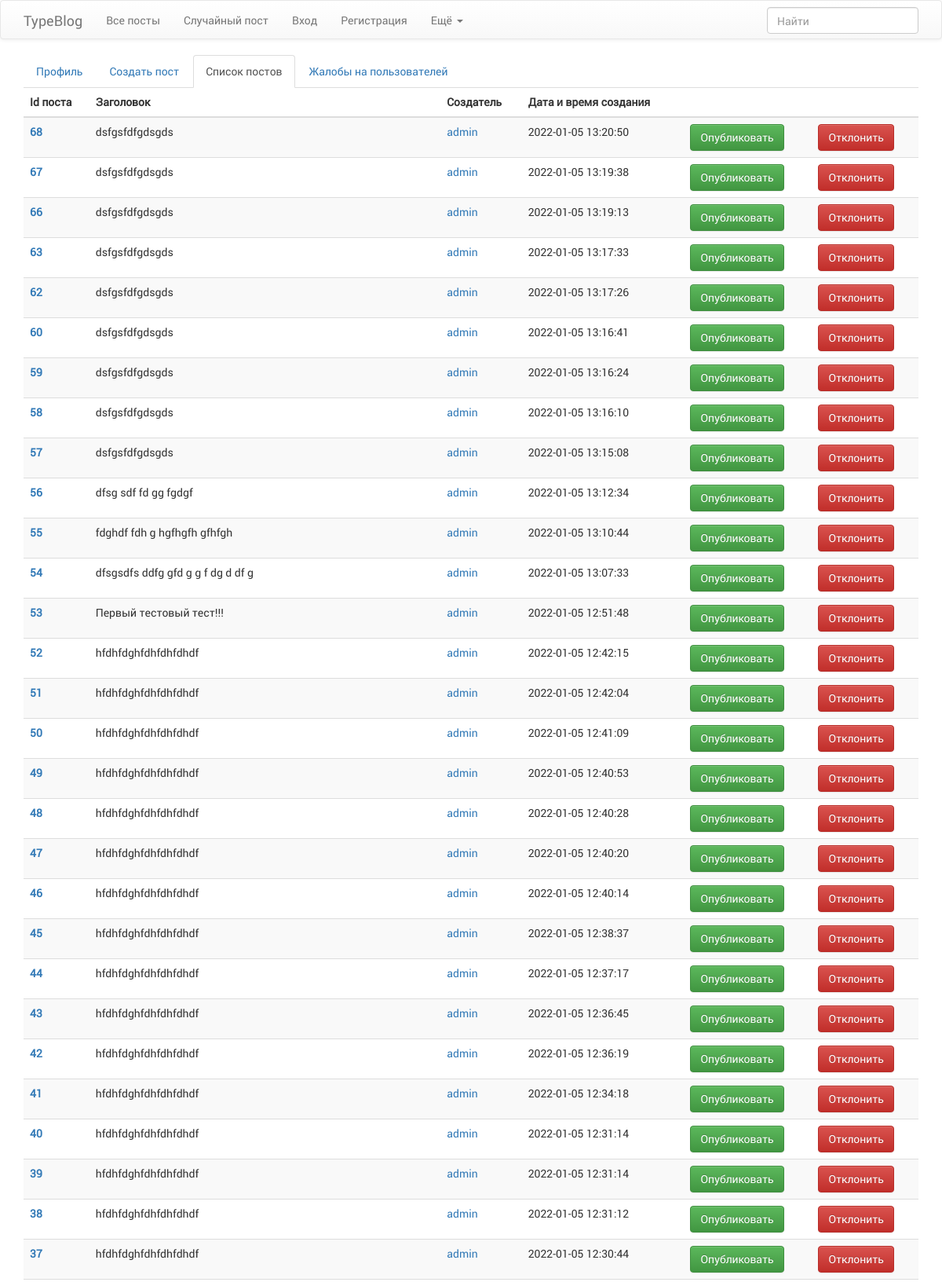
The app's page /pages/post/list.php (upper part) with its own data.
### tables this page shows
CREATE TABLE `post` (
  `id_post` int NOT NULL,
  `id_category` int DEFAULT '1',
  `id_creator` int NOT NULL,
  `id_status` int NOT NULL,
  `heading` varchar(50) NOT NULL,
  `description` text NOT NULL,
  `main_folder` varchar(32) DEFAULT NULL,
  `main_img_type` varchar(5) DEFAULT NULL,
  `body` text NOT NULL,
  `created_at` datetime NOT NULL DEFAULT CURRENT_TIMESTAMP,
  `updated_at` datetime DEFAULT CURRENT_TIMESTAMP ON UPDATE CURRENT_TIMESTAMP
);

CREATE TABLE `user` (
  `id_user` int NOT NULL,
  `id_role` int NOT NULL DEFAULT '1',
  `email` varchar(100) NOT NULL,
  `login` varchar(25) NOT NULL,
  `password` varchar(60) NOT NULL,
  `about` varchar(1000) DEFAULT NULL,
  `folder` varchar(32) DEFAULT NULL,
  `img_type` varchar(5) DEFAULT NULL,
  `blocked` bit(1) DEFAULT NULL,
  `created_at` datetime NOT NULL DEFAULT CURRENT_TIMESTAMP,
  `updated_at` datetime DEFAULT CURRENT_TIMESTAMP ON UPDATE CURRENT_TIMESTAMP
);

### src/db.php (called while the page is built, shortened)
<?php
    class db{
        private $link;
        private function connect(){
            $driver = 'mysql';
            $host = 'localhost';
            $db_name = 'diplom';
            $db_user = 'root';
            $db_password = 'root';
            $charset = 'utf8';
            try{
                $this->link = new PDO("$driver:host=$host;dbname=$db_name;charset=$charset", $db_user, $db_password);
            }catch(PDOException $e){
                die('Нет подключения к базе данных. Ошибка - ' . $e->getMessage());
            }
        }
        public function query($sql, $params = []){
            $sth = $this->link->prepare($sql);
            $sth->execute($params);
            $result = $sth->fetchAll(PDO::FETCH_ASSOC);
            return $result;
        }
    }
    $db = new db();

### src/usecases/post/list.php (called while the page is built)
<?php
    require_once "src/db.php";
    $getList = $db->query("SELECT p.id_post, p.id_creator, p.heading, p.created_at, u.id_user, u.login FROM post as p
                                JOIN user as u ON p.id_creator = u.id_user WHERE p.id_status = ? ORDER BY p.id_post DESC;", [1]);

### pages/post/list.php (the view)
<?php
    require_once "components/header.php";
    require_once "src/usecases/post/list.php"
?>
<div class="tabbable">
    <ul class="nav nav-tabs">
        <li><a href="/lk">Профиль</a></li>
        <li><a href="/post/create">Создать пост</a></li>
        <li class="active"><a href="/post/list" data-toggle="tab">Список постов</a></li>
        <li><a href="/user/complaint">Жалобы на пользователей</a></li>
    </ul>
    <div class="tab-content">
        <div class="tab-pane active table-responsive">
            <table class="table table-striped body_posts">
                <thead>
                <tr>
                    <th scope="col">Id поста</th>
                    <th scope="col">Заголовок</th>
                    <th scope="col">Создатель</th>
                    <th scope="col">Дата и время создания</th>
                    <th scope="col"></th>
                    <th scope="col"></th>
                </tr>
                </thead>
                <tbody>
                <?php
                    foreach ($getList as $el) {
                        $idPost = $el['id_post'];
                        $headerPost = $el['heading'];
                        $creatorIdPost = $el['id_user'];
                        $creatorPost = $el['login'];
                        $dataCreated = $el['created_at'];
                        echo "<tr class='id_post' data-id='$idPost'>";
                        echo "<th scope='row'><a href='/post/$idPost' target='_blank'>$idPost</a></th>";
                        echo "<td>$headerPost</td>";
                        echo "<td><a href='/profile/$creatorIdPost' target='_blank'>$creatorPost</a></td>";
                        echo "<td>$dataCreated</td>";
                        echo "<td><button type='button' class='btn btn-success published'>Опубликовать</button></td>";
                        echo "<td><button type='button' class='btn btn-danger rejected'>Отклонить</button></td>";
                        echo "</tr>";
                    }
                ?>
                </tbody>
            </table>
        </div>
    </div>
</div>
<?php
    require_once "components/footer.php";
?>

### public/styles/index.css (style rules this page uses)
* { margin: 0; padding: 0; border: 0; }
body { font-family: "Roboto Regular"; height: 100vh; display: flex; flex-direction: column; }

### records on screen
post: id_post "68", heading "dsfgsfdfgdsgds", id_creator.login "admin", created_at "2022-01-05 13:20:50"
post: id_post "67", heading "dsfgsfdfgdsgds", id_creator.login "admin", created_at "2022-01-05 13:19:38"
post: id_post "66", heading "dsfgsfdfgdsgds", id_creator.login "admin", created_at "2022-01-05 13:19:13"
post: id_post "63", heading "dsfgsfdfgdsgds", id_creator.login "admin", created_at "2022-01-05 13:17:33"
post: id_post "62", heading "dsfgsfdfgdsgds", id_creator.login "admin", created_at "2022-01-05 13:17:26"
post: id_post "60", heading "dsfgsfdfgdsgds", id_creator.login "admin", created_at "2022-01-05 13:16:41"
post: id_post "59", heading "dsfgsfdfgdsgds", id_creator.login "admin", created_at "2022-01-05 13:16:24"
post: id_post "58", heading "dsfgsfdfgdsgds", id_creator.login "admin", created_at "2022-01-05 13:16:10"
post: id_post "57", heading "dsfgsfdfgdsgds", id_creator.login "admin", created_at "2022-01-05 13:15:08"
post: id_post "56", heading "dfsg sdf fd gg fgdgf", id_creator.login "admin", created_at "2022-01-05 13:12:34"
post: id_post "55", heading "fdghdf fdh g hgfhgfh gfhfgh", id_creator.login "admin", created_at "2022-01-05 13:10:44"
post: id_post "54", heading "dfsgsdfs ddfg gfd g g f dg d df g", id_creator.login "admin", created_at "2022-01-05 13:07:33"
post: id_post "53", heading "Первый тестовый тест!!!", id_creator.login "admin", created_at "2022-01-05 12:51:48"
post: id_post "52", heading "hfdhfdghfdhfdhfdhdf", id_creator.login "admin", created_at "2022-01-05 12:42:15"
post: id_post "51", heading "hfdhfdghfdhfdhfdhdf", id_creator.login "admin", created_at "2022-01-05 12:42:04"
post: id_post "50", heading "hfdhfdghfdhfdhfdhdf", id_creator.login "admin", created_at "2022-01-05 12:41:09"
post: id_post "49", heading "hfdhfdghfdhfdhfdhdf", id_creator.login "admin", created_at "2022-01-05 12:40:53"
post: id_post "48", heading "hfdhfdghfdhfdhfdhdf", id_creator.login "admin", created_at "2022-01-05 12:40:28"
post: id_post "47", heading "hfdhfdghfdhfdhfdhdf", id_creator.login "admin", created_at "2022-01-05 12:40:20"
post: id_post "46", heading "hfdhfdghfdhfdhfdhdf", id_creator.login "admin", created_at "2022-01-05 12:40:14"
post: id_post "45", heading "hfdhfdghfdhfdhfdhdf", id_creator.login "admin", created_at "2022-01-05 12:38:37"
post: id_post "44", heading "hfdhfdghfdhfdhfdhdf", id_creator.login "admin", created_at "2022-01-05 12:37:17"
post: id_post "43", heading "hfdhfdghfdhfdhfdhdf", id_creator.login "admin", created_at "2022-01-05 12:36:45"
post: id_post "42", heading "hfdhfdghfdhfdhfdhdf", id_creator.login "admin", created_at "2022-01-05 12:36:19"
post: id_post "41", heading "hfdhfdghfdhfdhfdhdf", id_creator.login "admin", created_at "2022-01-05 12:34:18"
post: id_post "40", heading "hfdhfdghfdhfdhfdhdf", id_creator.login "admin", created_at "2022-01-05 12:31:14"
post: id_post "39", heading "hfdhfdghfdhfdhfdhdf", id_creator.login "admin", created_at "2022-01-05 12:31:14"
post: id_post "38", heading "hfdhfdghfdhfdhfdhdf", id_creator.login "admin", created_at "2022-01-05 12:31:12"
post: id_post "37", heading "hfdhfdghfdhfdhfdhdf", id_creator.login "admin", created_at "2022-01-05 12:30:44"
